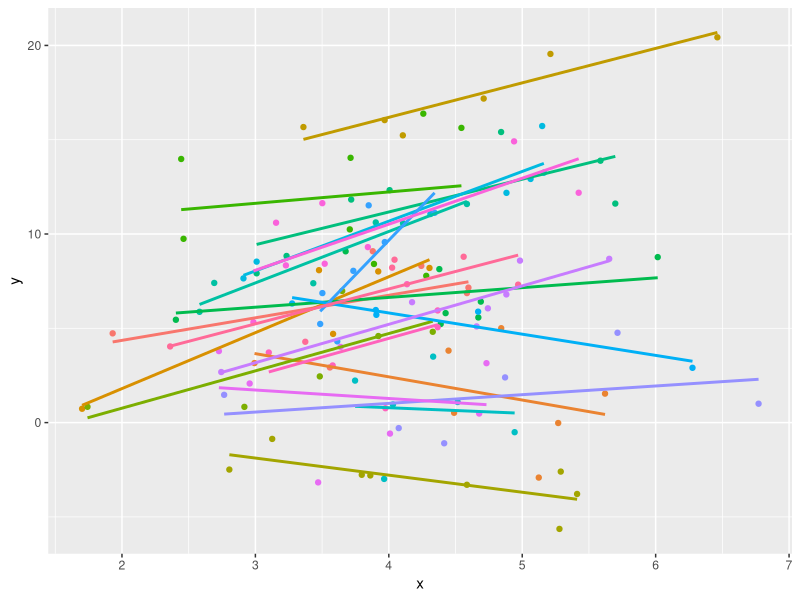
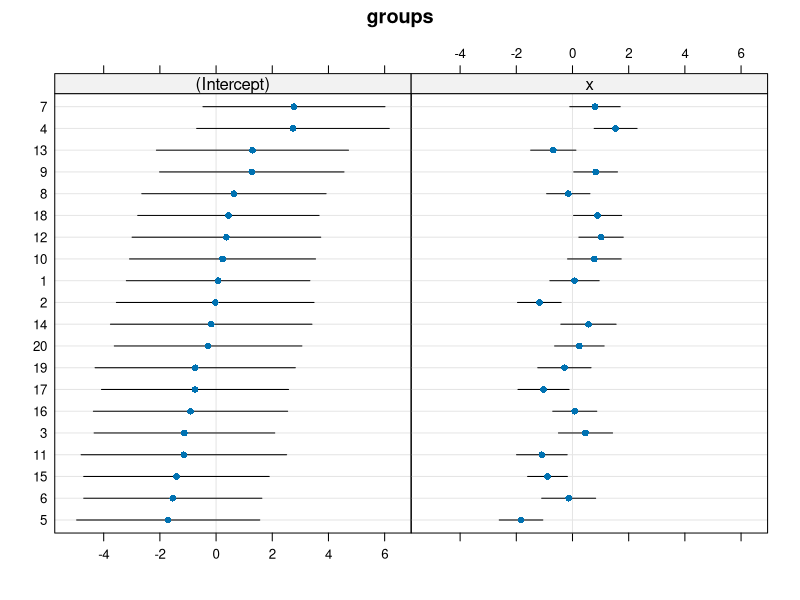
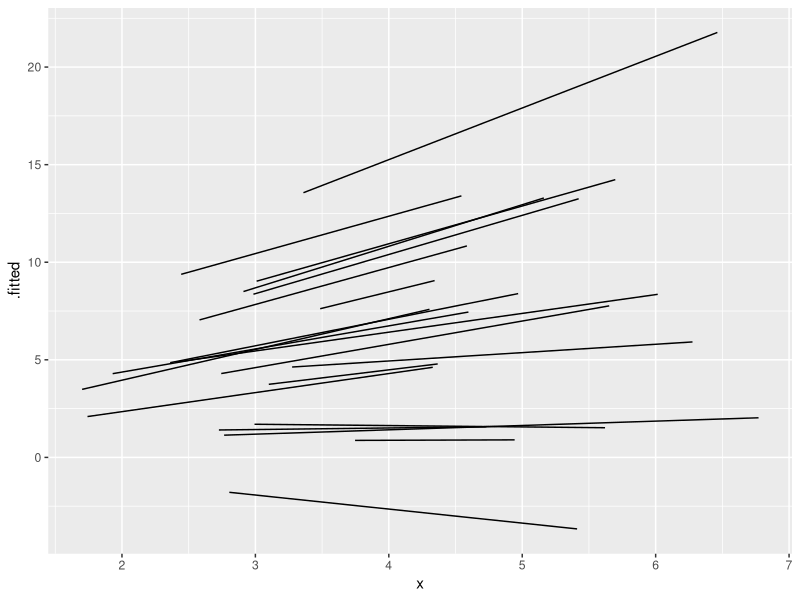

Source code (R) for these figures, in order: (Note: this script raises an error after producing the figures.)
require(tidyverse)
set.seed(11)
Ngroups = 20
NperGroup = round(rnorm(Ngroups, 7,1))
N = sum(NperGroup)
groups = map(seq_along(NperGroup), ~rep(.,NperGroup[.])) %>% unlist() %>% factor
re_int = rnorm(Ngroups, sd = .3)
re_slope = rnorm(Ngroups, sd = .5)
dd<-MASS::mvrnorm(n=Ngroups, mu = c(0,0), Sigma = matrix(c(3,.1,0.1,1),byrow = T, nrow=2))
x = rnorm(N,4,1)
x2 = rnorm(N,8,2)
e = rnorm(N, sd = 2)
y = -2 + dd[groups,1] + (1.07 + dd[groups,2])*x + (.5 * x2) + e
d = data.frame(x,x2, y, groups)

ggplot(d,aes(x=x,y=y,col=factor(groups)))+
    geom_point()+
    geom_smooth(method="lm",se=F)+
    guides(col=FALSE)

lm(y~x+x2,d) %>% summary

require(lme4)
m1<-lmer(y~x+(1+x|groups), d)
summary(m1)
dotplot.ranef.mer(ranef(m1))

broom.mixed::augment(m1) %>%
    ggplot(.,aes(x=x,y=.fitted,group=groups))+
    geom_line()

lmer(y~x+x2+(1+x|groups), d) %>% summary()


read_csv("toys.csv") %>%
    fill(type) %>%
    group_by(groups) %>%
    mutate(toyn = 1:n()) %>%
left_join(.,
          d %>% group_by(groups) %>%
              mutate(toyn = 1:n()) %>% ungroup %>%
              mutate(groups = as.numeric(as.character(groups)))
) %>% ungroup %>%
    select(-groups, -toyn) %>%
    rename(R_AGE = y, hrs_week = x, age = x2, toy_type = type) %>%
    sample_n(n()) -> toydata

write.csv(toydata, "data/toyexample.csv",row.names=F)







 
